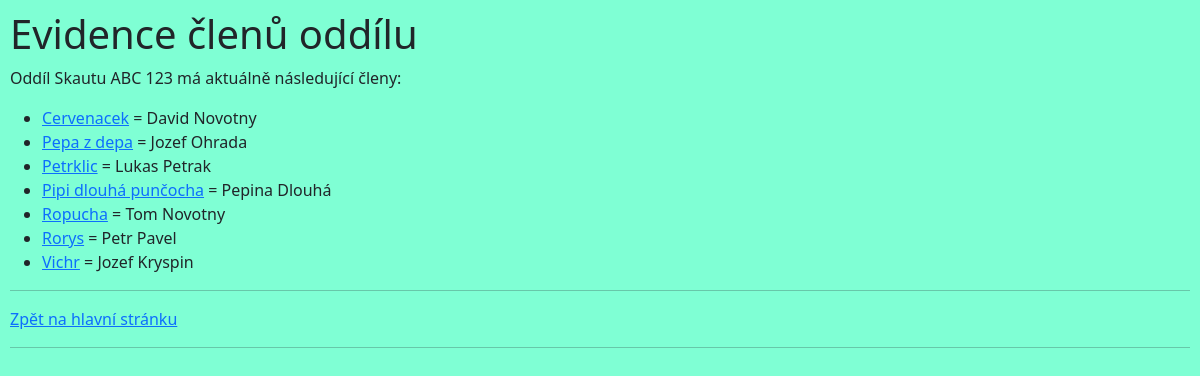
Page /evidence on the committed database.
### evidence/models.py (models this page shows, shortened)
class Clen(models.Model):
    jmeno = models.CharField(max_length=30)
    prijmeni = models.CharField(max_length=30)
    prezdivka = models.CharField(max_length=30)
    vek = models.IntegerField(null=True)
    prispevek = models.BooleanField(null=True)
    slug = models.SlugField(blank="True", default="", null=False, primary_key=True)
    oddil = models.ForeignKey(Oddil, on_delete=models.SET_NULL, null=True)
    bobrik = models.ManyToManyField(Bobrik)
    """
    def save(self, *args, **kwargs):
        self.slug = slugify(self.prezdivka)
        super().save(*args, **kwargs)
        # kdyz jsem si prepsal save, tak musim pro save zavolat predka
        """
    class Meta():
        verbose_name_plural = "Clenove"
        ordering = ["prezdivka"]   # razeni v tabulkce, pokud dam pred - "-prezdivka", tak je to sestupne

### evidence/views.py (the view)
# urls.py: path("", views.evidence_clenu, name="evidence"),
def evidence_clenu(request):
    clenove = Clen.objects.all()
    return render(request, "evidence/evidence.html", {"clenove": clenove})

### evidence/templates/evidence/evidence.html (shortened to what this page needs)
{% extends "base.html" %}
{% load static %}
{% block styling %}
    <link rel="stylesheet" href="{% static "styly.css" %}">
{% endblock%}
{% block content %}
    <h1>Evidence členů oddílu</h1>
    <p>Oddíl Skautu ABC 123 má aktuálně následující členy:</p>
    <ul>
        {% for clen in clenove %}
        <li><a href="{% url "detail" clen.prezdivka %}" target="_self">{{ clen.prezdivka }}</a> = {{ clen.jmeno }} {{ clen.prijmeni }}
        {% endfor %}
    </ul>
{% include "footer.html" %}
{% endblock  %}

### templates/base.html (shortened to what this page needs)
{% load static %}
<!DOCTYPE html>
<html lang="cs">
  <head>
    <link href="https://cdn.jsdelivr.net/npm/bootstrap@5.1.3/dist/css/bootstrap.min.css" rel="stylesheet">
    {% block styling %} {% endblock %}
  </head>
  <body>
    {% block content %}{% endblock %}
  </body>
</html>

### templates/footer.html
<hr>
<a href="{% url "index" %}" target="_self">Zpět na hlavní stránku</a>
<hr>

### static/styly.css (style rules this page uses)
body { padding: 10px !important; background-color: aquamarine !important; }

### rows in the picture
Clen: prezdivka "Cervenacek", jmeno "David", prijmeni "Novotny"
Clen: prezdivka "Pepa z depa", jmeno "Jozef", prijmeni "Ohrada"
Clen: prezdivka "Petrklic", jmeno "Lukas", prijmeni "Petrak"
Clen: prezdivka "Pipi dlouhá punčocha", jmeno "Pepina", prijmeni "Dlouhá"
Clen: prezdivka "Ropucha", jmeno "Tom", prijmeni "Novotny"
Clen: prezdivka "Rorys", jmeno "Petr", prijmeni "Pavel"
Clen: prezdivka "Vichr", jmeno "Jozef", prijmeni "Kryspin"
